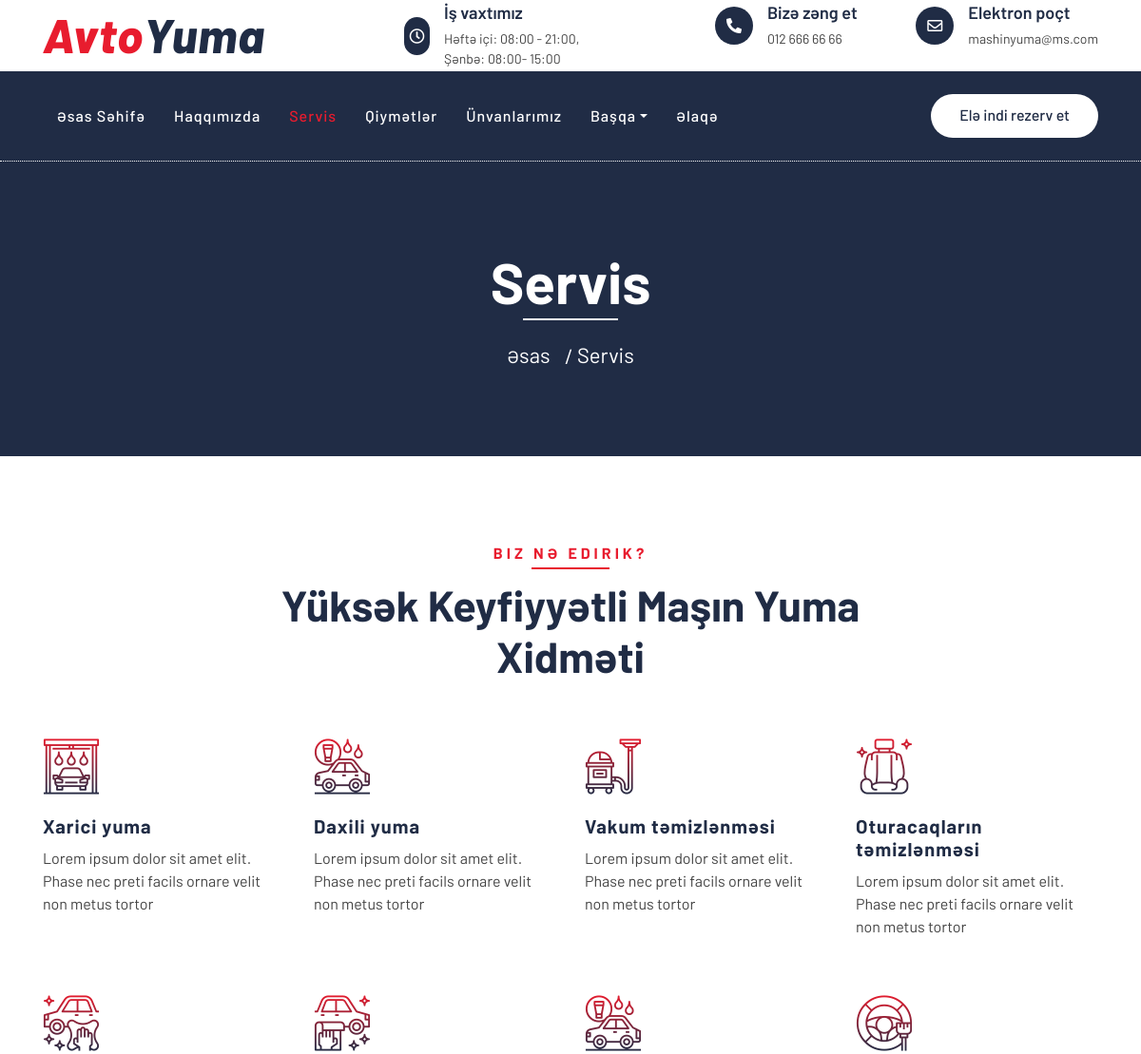
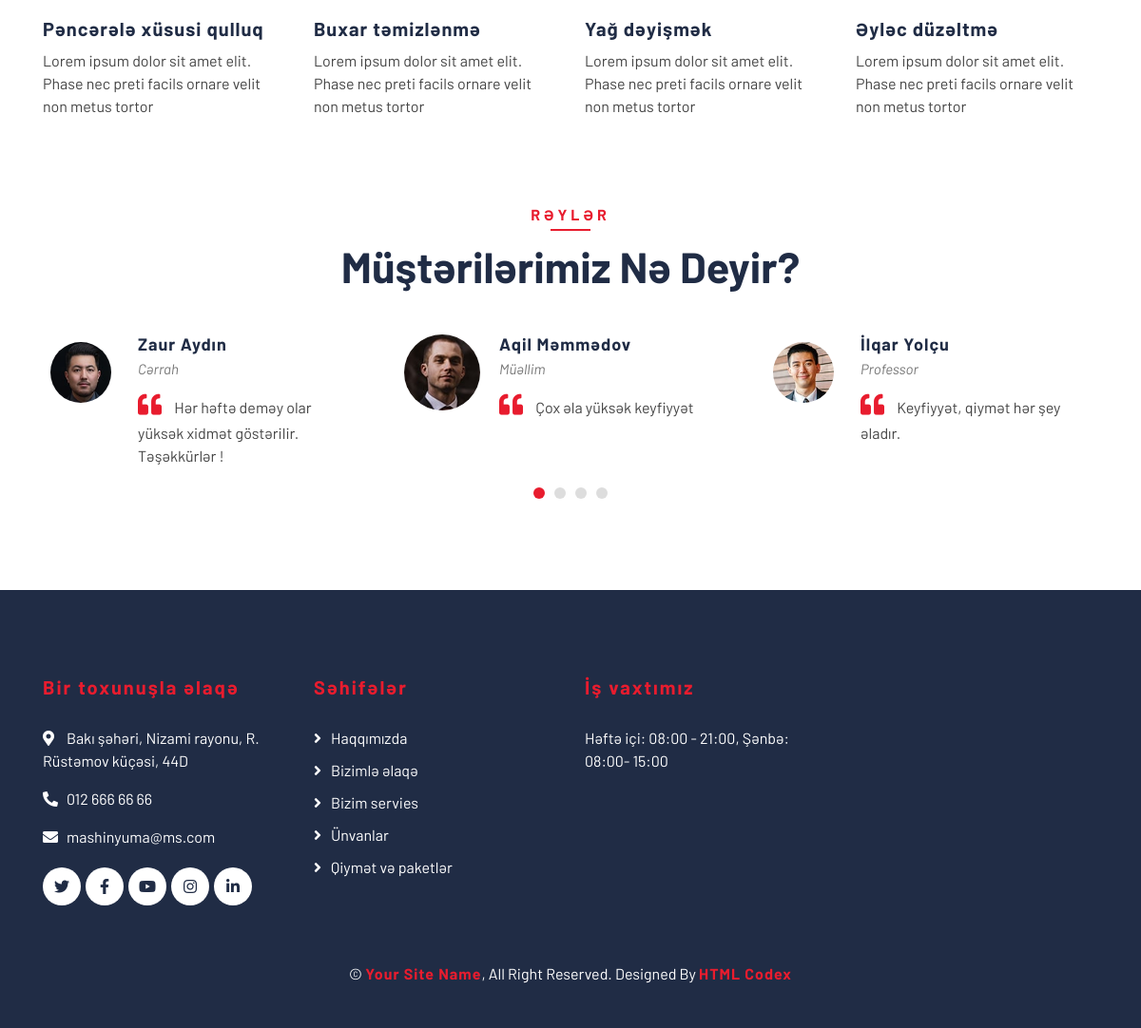
Page /services/ on the committed database (2 pictures, top to bottom).
### pages/models.py (models this page shows, shortened)
class Location(models.Model):
    title = models.CharField(max_length=100,verbose_name="Başlıq")
    location = models.TextField(verbose_name="Ünvan")
    phone = models.CharField(max_length=100,verbose_name="Telefon")
    is_main = models.BooleanField(default=False,verbose_name="Əsas ünvan")
    email = models.EmailField(blank=True)
    open_hour = models.CharField(max_length=100, verbose_name="İş saatı:",blank=True)
    status = models.CharField(choices=STATUS,max_length=100)
    facebook = models.CharField(max_length=1000,blank=True)
    twitter = models.CharField(max_length=1000,blank=True)
    instagram = models.CharField(max_length=1000,blank=True)
    youtube = models.CharField(max_length=1000,blank=True)
    linkedin = models.CharField(max_length=1000,blank=True)
    created_date = models.DateTimeField(auto_now_add=True)
    class Meta:
        verbose_name = "Ünvan və parametr"
        verbose_name_plural = "Ünvan və parametrlər"

class Clients(models.Model):
    name = models.CharField(max_length=100,verbose_name="Ad Soyad")
    job = models.CharField(max_length=100,verbose_name="İş")
    image = models.ImageField(upload_to = "client")
    message =models.TextField(verbose_name="Şərh")
    status = models.CharField(max_length=100,choices=STATUS)
    created_date = models.DateTimeField(auto_now_add=True)
    class Meta:
        verbose_name = "Müştəri şərhi"
        verbose_name_plural = "Müştəri şərhləri"

### pages/views.py (the view)
# urls.py: path('services/',views.services,name = "services"),
def services(request):
    clients = Clients.objects.filter(status = "active")
    context = {
        "clients":clients,
    }
    return render(request,"pages/services.html",context)

### pages/context_processor.py (called while the page is built)
def about(request):
    about = About.objects.get()
    context = {
        "about":about,
    }
    return context

def location(request):
    settings = Location.objects.get(is_main =True)
    context = {
        "settings":settings,
    }
    return context

### templates/pages/services.html (shortened to what this page needs)
{% extends "base.html" %}
{% block body %}
        <div class="page-header">
            <div class="container">
                <div class="row">
                    <div class="col-12">
                        <h2>Servis</h2>
                    </div>
                    <div class="col-12">
                        <a href="">Əsas </a>
                        <a href="">Servis</a>
                    </div>
                </div>
            </div>
        </div>
        <div class="service">
            <div class="container">
                <div class="section-header text-center">
                    <p>Biz nə edirik?</p>
                    <h2>Yüksək keyfiyyətli maşın yuma xidməti</h2>
                </div>
                <div class="row">
                    <div class="col-lg-3 col-md-6">
                        <div class="service-item">
                            <i class="flaticon-car-wash-1"></i>
                            <h3>Xarici yuma</h3>
                            <p>Lorem ipsum dolor sit amet elit. Phase nec preti facils ornare velit non metus tortor</p>
                        </div>
                    </div>
                    <div class="col-lg-3 col-md-6">
                        <div class="service-item">
                            <i class="flaticon-car-wash"></i>
                            <h3>Daxili yuma</h3>
                            <p>Lorem ipsum dolor sit amet elit. Phase nec preti facils ornare velit non metus tortor</p>
                        </div>
                    </div>
                    <div class="col-lg-3 col-md-6">
                        <div class="service-item">
                            <i class="flaticon-vacuum-cleaner"></i>
                            <h3>Vakum təmizlənməsi</h3>
                            <p>Lorem ipsum dolor sit amet elit. Phase nec preti facils ornare velit non metus tortor</p>
                        </div>
                    </div>
                    <div class="col-lg-3 col-md-6">
                        <div class="service-item">
                            <i class="flaticon-seat"></i>
                            <h3>Oturacaqların təmizlənməsi</h3>
                            <p>Lorem ipsum dolor sit amet elit. Phase nec preti facils ornare velit non metus tortor</p>
                        </div>
                    </div>
                    <div class="col-lg-3 col-md-6">
                        <div class="service-item">
                            <i class="flaticon-car-service"></i>
                            <h3>Pəncərələ xüsusi qulluq</h3>
                            <p>Lorem ipsum dolor sit amet elit. Phase nec preti facils ornare velit non metus tortor</p>
                        </div>
                    </div>
                    <div class="col-lg-3 col-md-6">
                        <div class="service-item">
                            <i class="flaticon-car-service-2"></i>
                            <h3>Buxar təmizlənmə</h3>
                            <p>Lorem ipsum dolor sit amet elit. Phase nec preti facils ornare velit non metus tortor</p>
                        </div>
                    </div>
                    <div class="col-lg-3 col-md-6">
                        <div class="service-item">
                            <i class="flaticon-car-wash"></i>
                            <h3>Yağ dəyişmək</h3>
                            <p>Lorem ipsum dolor sit amet elit. Phase nec preti facils ornare velit non metus tortor</p>
                        </div>
                    </div>
                    <div class="col-lg-3 col-md-6">
                        <div class="service-item">
                            <i class="flaticon-brush-1"></i>
                            <h3>Əyləc düzəltmə</h3>
                            <p>Lorem ipsum dolor sit amet elit. Phase nec preti facils ornare velit non metus tortor</p>
                        </div>
                    </div>
                </div>
            </div>
        </div>
          <div class="testimonial">
            <div class="container">
                <div class="section-header text-center">
                    <p>Rəylər</p>
                    <h2>Müştərilərimiz nə deyir?</h2>
                </div>
                <div class="owl-carousel testimonials-carousel">
                    {% for client in clients  %}
                    <div class="testimonial-item">
                        <img src="{{client.image.url}}" alt="Image">
                        <div class="testimonial-text">
                            <h3>{{client.name}}</h3>
                            <h4>{{client.job}}</h4>
                            <p>
                                {{client.message}}
                            </p>
                        </div>
                    </div>
                    {% endfor %}
                </div>
            </div>
        </div>
{% endblock body %}

### templates/includes/navbar.html (shortened to what this page needs)
     <div class="top-bar">
        <div class="container">
            <div class="row align-items-center">
                <div class="col-lg-4 col-md-12">
                    <div class="logo">
                        <a href="{% url 'pages:index' %}">
                            <h1>Avto<span>Yuma</span></h1>
                        </a>
                    </div>
                </div>
                <div class="col-lg-8 col-md-7 d-none d-lg-block">
                    <div class="row">
                        <div class="col-4">
                            <div class="top-bar-item">
                                <div class="top-bar-icon">
                                    <i class="far fa-clock"></i>
                                </div>
                                <div class="top-bar-text">
                                    <h3>İş vaxtımız</h3>
                                    <p>{{settings.open_hour}}</p>
                                </div>
                            </div>
                        </div>
                        <div class="col-4">
                            <div class="top-bar-item">
                                <div class="top-bar-icon">
                                    <i class="fa fa-phone-alt"></i>
                                </div>
                                <div class="top-bar-text">
                                    <h3>Bizə zəng et</h3>
                                    <p>{{settings.phone}}</p>
                                </div>
                            </div>
                        </div>
                        <div class="col-4">
                            <div class="top-bar-item">
                                <div class="top-bar-icon">
                                    <i class="far fa-envelope"></i>
                                </div>
                                <div class="top-bar-text">
                                    <h3>Elektron poçt</h3>
                                    <p>{{settings.email}}</p>
                                </div>
                            </div>
                        </div>
                    </div>
                </div>
            </div>
        </div>
    </div>
    <div class="nav-bar">
        <div class="container">
            <nav class="navbar navbar-expand-lg bg-dark navbar-dark">
                <div class="collapse navbar-collapse justify-content-between" id="navbarCollapse">
                    <div class="navbar-nav mr-auto">
                        {% if 'index' in request.path or '/' == request.path %}
                        <a href="{% url 'pages:index' %}" class="nav-item nav-link active">Əsas Səhifə</a>
                        {% else %}
                        <a href="{% url 'pages:index' %}" class="nav-item nav-link">Əsas Səhifə</a>
                        {% endif %}
                        {% if "about" in request.path %}
                        <a href="{% url 'pages:about' %}" class="nav-item nav-link active">Haqqımızda</a>
                        {% else %}
                        <a href="{% url 'pages:about' %}" class="nav-item nav-link">Haqqımızda</a>
                        {% endif %}
                        {% if "service" in request.path %}
                        <a href="{% url 'pages:services' %}" class="nav-item nav-link active">Servis</a>
                        {% else %}
                        <a href="{% url 'pages:services' %}" class="nav-item nav-link">Servis</a>
                        {% endif %}
                        {% if "price" in request.path %}
                        <a href="{% url 'pages:price' %}" class="nav-item nav-link active">Qiymətlər</a>
                        {% else %}
                        <a href="{% url 'pages:price' %}" class="nav-item nav-link">Qiymətlər</a>
                        {% endif %}
                        {% if "washingpoints" in request.path %}
                        <a href="{% url 'pages:washingpoints' %}" class="nav-item nav-link active">Ünvanlarımız</a>
                        {% else %}
                        <a href="{% url 'pages:washingpoints' %}" class="nav-item nav-link">Ünvanlarımız</a>
                        {% endif %}
                        <div class="nav-item dropdown">
                            <a href="#" class="nav-link dropdown-toggle" data-toggle="dropdown">Başqa</a>
                        </div>
                        {% if 'contact' in request.path %}
                        <a href="{% url 'pages:contact' %}" class="nav-item nav-link active">Əlaqə</a>
                        {% else %}
                        <a href="{% url 'pages:contact' %}" class="nav-item nav-link">Əlaqə</a>
                        {% endif %}
                    </div>
                    <div class="ml-auto">
                        <a class="btn btn-custom" href="{% url 'pages:washingpoints' %}">Elə indi rezerv et</a>
                    </div>
                </div>
            </nav>
        </div>
    </div>

### templates/includes/footer.html (shortened to what this page needs)
{% load static %}
        <div class="footer">
            <div class="container">
                <div class="row">
                    <div class="col-lg-3 col-md-6">
                        <div class="footer-contact">
                            <h2>Bir toxunuşla əlaqə</h2>
                            <p><i class="fa fa-map-marker-alt"></i>{{settings.location}}</p>
                            <p><i class="fa fa-phone-alt"></i>{{settings.phone}}</p>
                            <p><i class="fa fa-envelope"></i>{{settings.email}}</p>
                            <div class="footer-social">
                                <a class="btn" href="{{settings.twitter}}"><i class="fab fa-twitter"></i></a>
                                <a class="btn" href="{{settings.facebook}}"><i class="fab fa-facebook-f"></i></a>
                                <a class="btn" href="{{settings.youtube}}"><i class="fab fa-youtube"></i></a>
                                <a class="btn" href="{{settings.instagram}}"><i class="fab fa-instagram"></i></a>
                                <a class="btn" href="{{settings.linkedin}}"><i class="fab fa-linkedin-in"></i></a>
                            </div>
                        </div>
                    </div>
                    <div class="col-lg-3 col-md-6">
                        <div class="footer-link">
                            <h2>Səhifələr</h2>
                            <a href="{% url 'pages:about' %}">Haqqımızda</a>
                            <a href="{% url 'pages:contact' %}">Bizimlə əlaqə</a>
                            <a href="{% url 'pages:services' %}">Bizim servies</a>
                            <a href="{% url 'pages:washingpoints'  %}">Ünvanlar</a>
                            <a href="{% url 'pages:price' %}">Qiymət və paketlər</a>
                        </div>
                    </div>
                    <div class="col-lg-3 col-md-6">
                        <div class="footer-link">
                            <h2>İş vaxtımız</h2>
                            {{settings.open_hour}}
                        </div>
                    </div>
                    <div class="col-lg-3 col-md-6">
                    </div>
                </div>
            </div>
            <div class="container copyright">
                <p>&copy; <a href="#">Your Site Name</a>, All Right Reserved. Designed By <a href="https://htmlcodex.com">HTML Codex</a></p>
            </div>
        </div>

### rows in the picture
Location: open_hour "Həftə içi: 08:00 - 21:00, Şənbə: 08:00- 15:00", phone "012 666 66 66", email "mashinyuma@ms.com", location "Bakı şəhəri, Nizami rayonu, R. Rüstəmov küçəsi, 44D"
Clients: image (picture), name "Aqil Məmmədov", job "Müəllim", message "Çox əla yüksək keyfiyyət"
Clients: image (picture), name "İlqar Yolçu", job "Professor", message "Keyfiyyət, qiymət hər şey əladır."
Clients: image (picture), name "Zaur Aydın", job "Cərrah", message "Hər həftə deməy olar yüksək xidmət göstərilir. Təşəkkürlər !"
